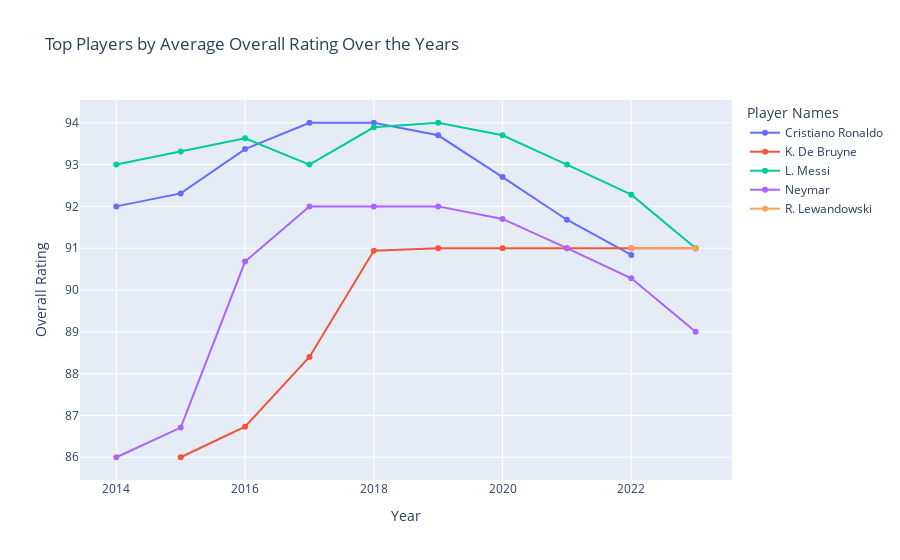

The notebook cell this image was saved under:
### Markdown cell above
### Plot "Top Players by Average Overall Rating Over the Years"

### Code cell
import pandas as pd
import plotly.express as px

df = df_mplayers_overall_years.copy()

df_overall_years = (
    df.groupby(['short_name', 'Year'])['overall']
    .mean()
    .round(2)
    .reset_index(name='avg_overall')
)

df_overall = (
    df.groupby('short_name')['overall']
    .mean()
    .round(2)
    .reset_index(name='avg_overall')
)

df_top_overall = df_overall.sort_values('avg_overall', ascending=False).head(5)
df_top_overall_years = df_overall_years[df_overall_years['short_name'].isin(df_top_overall['short_name'])]

warnings.filterwarnings(action='ignore')
fig = px.line(
    data_frame=df_top_overall_years,
    x='Year',
    y='avg_overall',
    color='short_name',
    markers=True,
    title='Top Players by Average Overall Rating Over the Years',
    labels={'Year': 'Year', 'avg_overall': 'Overall Rating'},
)
warnings.filterwarnings(action='ignore')
fig.update_layout(legend_title_text='Player Names')
fig.show()

### Figure 1 — Plotly figure (JSON) as saved in the notebook; plotly's stock layout.template omitted (floating-point values rounded to 4 significant figures)
{"data": [{"hovertemplate": "short_name=Cristiano Ronaldo<br>Year=%{x}<br>Overall Rating=%{y}<extra></extra>", "legendgroup": "Cristiano Ronaldo", "line": {"color": "#636efa", "dash": "solid"}, "marker": {"symbol": "circle"}, "mode": "lines+markers", "name": "Cristiano Ronaldo", "orientation": "v", "showlegend": true, "type": "scatter", "x": [2014, 2015, 2016, 2017, 2018, 2019, 2020, 2021, 2022], "xaxis": "x", "y": [92, 92.31, 93.37, 94, 94, 93.7, 92.7, 91.68, 90.84], "yaxis": "y"}, {"hovertemplate": "short_name=K. De Bruyne<br>Year=%{x}<br>Overall Rating=%{y}<extra></extra>", "legendgroup": "K. De Bruyne", "line": {"color": "#EF553B", "dash": "solid"}, "marker": {"symbol": "circle"}, "mode": "lines+markers", "name": "K. De Bruyne", "orientation": "v", "showlegend": true, "type": "scatter", "x": [2015, 2016, 2017, 2018, 2019, 2020, 2021, 2022, 2023], "xaxis": "x", "y": [86, 86.73, 88.4, 90.94, 91, 91, 91, 91, 91], "yaxis": "y"}, {"hovertemplate": "short_name=L. Messi<br>Year=%{x}<br>Overall Rating=%{y}<extra></extra>", "legendgroup": "L. Messi", "line": {"color": "#00cc96", "dash": "solid"}, "marker": {"symbol": "circle"}, "mode": "lines+markers", "name": "L. Messi", "orientation": "v", "showlegend": true, "type": "scatter", "x": [2014, 2015, 2016, 2017, 2018, 2019, 2020, 2021, 2022, 2023], "xaxis": "x", "y": [93, 93.31, 93.63, 93, 93.89, 94, 93.7, 93, 92.28, 91], "yaxis": "y"}, {"hovertemplate": "short_name=Neymar<br>Year=%{x}<br>Overall Rating=%{y}<extra></extra>", "legendgroup": "Neymar", "line": {"color": "#ab63fa", "dash": "solid"}, "marker": {"symbol": "circle"}, "mode": "lines+markers", "name": "Neymar", "orientation": "v", "showlegend": true, "type": "scatter", "x": [2014, 2015, 2016, 2017, 2018, 2019, 2020, 2021, 2022, 2023], "xaxis": "x", "y": [86, 86.71, 90.68, 92, 92, 92, 91.7, 91, 90.28, 89], "yaxis": "y"}, {"hovertemplate": "short_name=R. Lewandowski<br>Year=%{x}<br>Overall Rating=%{y}<extra></extra>", "legendgroup": "R. Lewandowski", "line": {"color": "#FFA15A", "dash": "solid"}, "marker": {"symbol": "circle"}, "mode": "lines+markers", "name": "R. Lewandowski", "orientation": "v", "showlegend": true, "type": "scatter", "x": [2022, 2023], "xaxis": "x", "y": [91, 91], "yaxis": "y"}], "layout": {"legend": {"title": {"text": "Player Names"}, "tracegroupgap": 0}, "title": {"text": "Top Players by Average Overall Rating Over the Years"}, "xaxis": {"anchor": "y", "domain": [0, 1], "title": {"text": "Year"}}, "yaxis": {"anchor": "x", "domain": [0, 1], "title": {"text": "Overall Rating"}}}}
